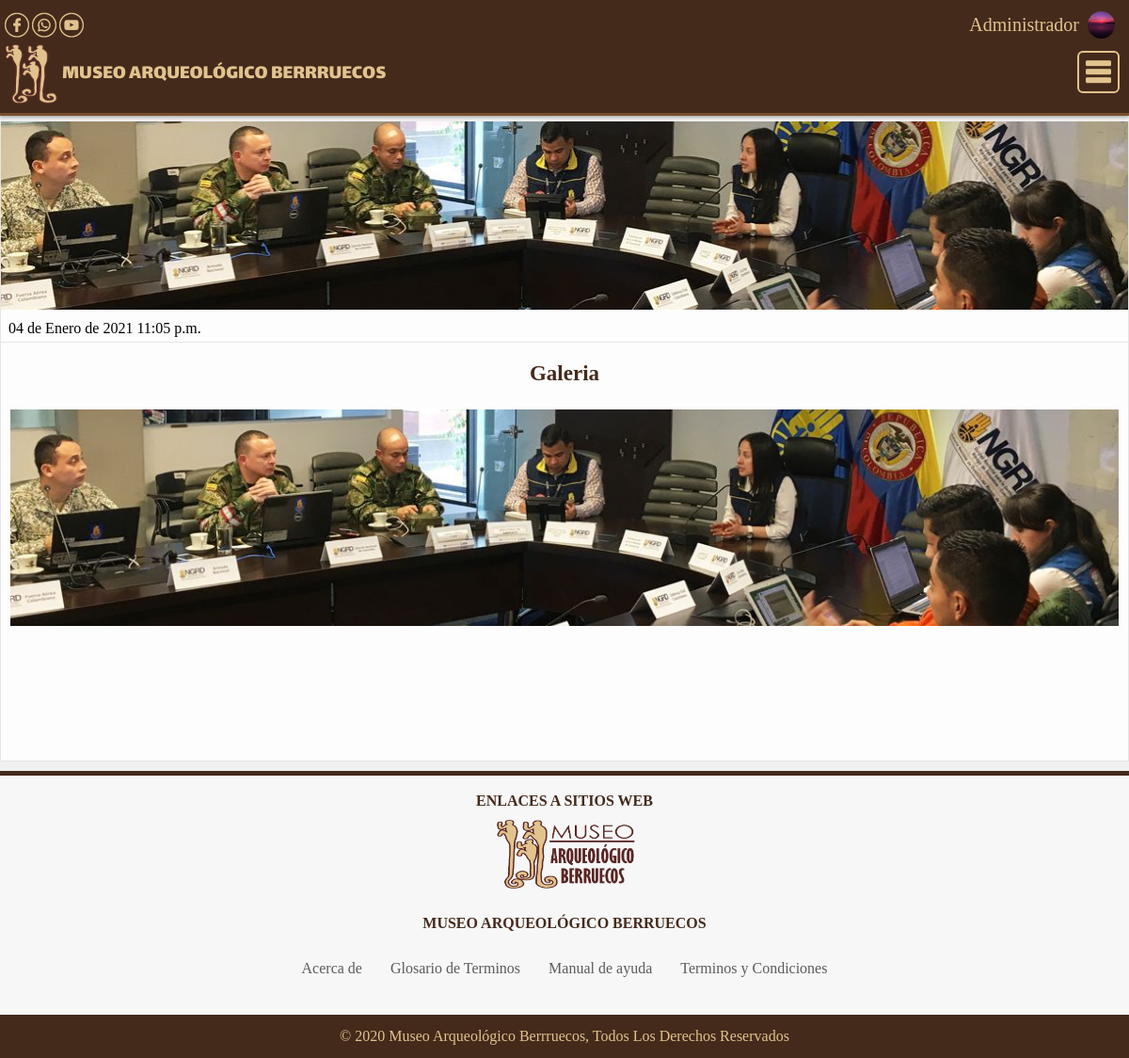
Screenshot of /detalles_publicacion?id=PB5ff3e595540133.80585041 (signed in) with the database file from the repository.
### tables this page shows
CREATE TABLE `multimedia_publicaciones` (
  `id_multimedia` int(11) NOT NULL,
  `id_publicacion` varchar(30) NOT NULL,
  `url` mediumtext NOT NULL
);

CREATE TABLE `publicaciones` (
  `id_publicacion` varchar(30) NOT NULL,
  `titulo` varchar(255) NOT NULL,
  `descripcion` mediumtext NOT NULL,
  `preview` text NOT NULL,
  `fecha_pub` datetime NOT NULL
);

### application/database/database.php (called while the page is built, shortened)
<?php
class Db{
    private $host;
    private $database;
    private $user;
    private $password;
    private $charset;
    public function __construct(){
        $this->host     = 'localhost';
        $this->database = 'db_museo';
        $this->user     = 'root';
        $this->password = "";
        $this->charset  = 'utf8mb4';
        $this->db = self::connect();
    }
    function connect(){
        try{
            $connection = "mysql:host=" . $this->host . ";dbname=" . $this->database . ";charset=" . $this->charset;
            $options = [
                PDO::ATTR_ERRMODE            => PDO::ERRMODE_EXCEPTION,
                PDO::ATTR_EMULATE_PREPARES   => false,
            ];
            $pdo = new PDO($connection, $this->user, $this->password, $options);
            $pdo->exec("SET NAMES utf8");
            return $pdo;
        }catch(PDOException $e){
            print_r('Error connection: ' . $e->getMessage());
        }
    }
}
?>

### core/models/publicacion.php (called while the page is built, shortened)
<?php
include_once $_SERVER['DOCUMENT_ROOT'].'/museo/application/database/database.php';
Class Publicacion extends Db{
	function detalles($id){
		$sql = "SELECT * FROM publicaciones NATURAL JOIN multimedia_publicaciones WHERE id_publicacion = :id";
		$query = $this->db->prepare($sql);
		$query->execute(['id' => $id]);
		$collect = Null;
		while($row = $query->fetchObject()){
		    $collect[] = $row;
		}
		return $collect;
	}
}
?>

### application/settings.php (called while the page is built, shortened)
<?php
	function to_hora_str($fecha){
		$hora = substr($fecha,-9);
		$hora = explode(':', $hora);
		$hour = $hora[0];
		$min = $hora[1];
		$hour =(int) $hour;
		$format = ($hour >= 12)  ? " p.m." : " a.m.";
		$hour = ($hour > 12)  ? $hour-12 : $hour;
		$hour = ($hour == 0)  ? 12 : $hour;
		$hour = ($hour < 10)  ? "0".$hour : $hour;
		$hora = $hour.':'.$min.$format;
		return $hora;
	}
	function type_multimedia($url){
		$url = explode('/', $url);
		$nombre = end($url);
		$nombre = explode('.', $nombre);
		$extension = end($nombre);
		$extension = trim($extension);
		$extension = strtolower($extension);
		if ($extension == 'jpg' || $extension == 'png' || $extension == 'jpeg') {
			$type = 'image';
		} else if ($extension == 'mp4' || $extension == 'ogg' || $extension == 'webm') {
			$type = 'video';
		} else if ($extension == 'mp3' || $extension == 'wav'){
			$type = 'audio';
		} else {
			$type = 'other';
		}
		return $type;
	}
 ?>

### views/inicio/detalles_publicacion.php (the view, shortened to what this page needs)
<?php
require_once $_SERVER['DOCUMENT_ROOT']."/museo/application/settings.php";
require_once MODELS.'publicacion.php';
require_once VIEWS.'templates/head.php';
?>
<?php
include VIEWS.'templates/header.php';
$id = (isset($_GET['id'])) ? $_GET['id'] : '';
$obj_publicacion = new Publicacion();
$array = $obj_publicacion->detalles($id);
if ($array != False){
$row_principal = $array[0];
$fecha = to_fecha_str($row_principal->fecha_pub);
$hora = to_hora_str($row_principal->fecha_pub);
?>
<main>
	<div class="main" id="detalles_publicacion">
		<div class="contenido">
			<?php if (isset($_SESSION['usuario'])){ ?>
			<div class="detalles_pb">
				<?php $type = type_multimedia($row_principal->url);
				if ($type == 'image') { ?>
					<div class="img"><img index="0" src="<?php echo $row_principal->url?>" target="theater" class="call_theater simple" /></div>
				<?php } else { ?>
					<div class="img"><video index="0" target="theater" class="call_theater simple" controls>
						<source src="<?php echo $row_principal->url?>" type="video/mp4">Your browser does not support HTML5 video
					</video></div>
				<?php } ?>
				<div class="titulo_detalles">
					<h1 class="detalles"><?php echo $row_principal->titulo?></h1>
					<span class="fecha"><?php echo $fecha.' '.$hora?></span>
				</div>
				<?php if (isset($row_principal->id_multimedia)) { ?>
				<span class="galeria">Galeria</span>
				<div class="galeria_detalles">
					<div class="img" id="detalles">
						<?php foreach ($array as $key => $row) {
								$multimedia = '';
								$type = type_multimedia($row->url);
								if ($type == 'image') {
									$multimedia .= "<img index='$key' target='theater' class='call_theater simple file' src= '$row->url' />";
								} else {
									$multimedia .= "<video index='$key' target='theater' class='call_theater simple file' disablePictureInPicture controls src='$row->url'>Your browser does not support HTML5 video</video>";
								}
								echo $multimedia;
							}
						?>
					</div>
				</div>
				<?php } ?>
			</div>
			<?php
			}else{
				include VIEWS.'templates/init_session.php';
			}
		?>
		</div>
	</div>
</main>
<?php
    }else{
	include VIEWS.'templates/error404.php';
	}
include VIEWS.'templates/footer.php';
include VIEWS.'templates/foot.php';
?>

### rows the page displays
multimedia_publicaciones: url (picture), id_publicacion.fecha_pub "11:05 p.m."

### other values shown
$str_nombre "Administrador"
$fecha "04 de Enero de 2021"
NOMBRE_APP "Museo"
